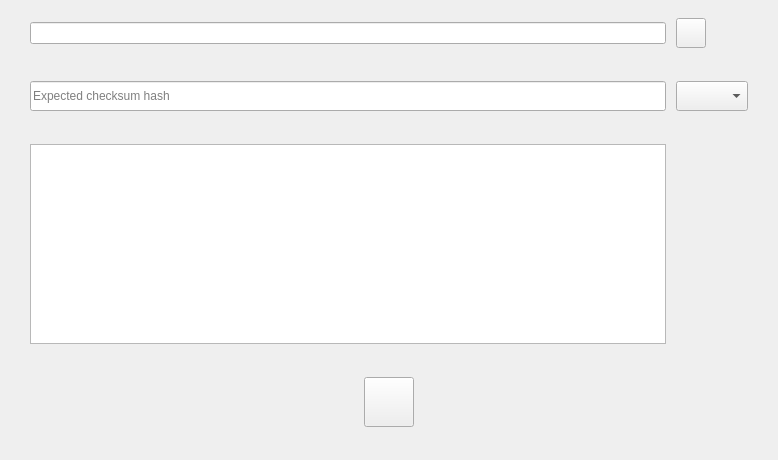
<?xml version="1.0" encoding="UTF-8"?>
<ui version="4.0">
 <class>CheckSumSubPage</class>
 <widget class="QWidget" name="CheckSumSubPage">
  <property name="geometry">
   <rect>
    <x>0</x>
    <y>0</y>
    <width>778</width>
    <height>460</height>
   </rect>
  </property>
  <property name="windowTitle">
   <string>Infected</string>
  </property>
  <layout class="QGridLayout" name="gridLayout">
   <property name="leftMargin">
    <number>30</number>
   </property>
   <property name="topMargin">
    <number>5</number>
   </property>
   <property name="rightMargin">
    <number>30</number>
   </property>
   <property name="bottomMargin">
    <number>20</number>
   </property>
   <property name="horizontalSpacing">
    <number>10</number>
   </property>
   <property name="verticalSpacing">
    <number>20</number>
   </property>
   <item row="0" column="0">
    <widget class="QLineEdit" name="filePath">
     <property name="minimumSize">
      <size>
       <width>0</width>
       <height>0</height>
      </size>
     </property>
     <property name="maximumSize">
      <size>
       <width>16777215</width>
       <height>16777215</height>
      </size>
     </property>
     <property name="readOnly">
      <bool>true</bool>
     </property>
    </widget>
   </item>
   <item row="0" column="1">
    <widget class="QPushButton" name="btnBrowse">
     <property name="enabled">
      <bool>true</bool>
     </property>
     <property name="minimumSize">
      <size>
       <width>30</width>
       <height>30</height>
      </size>
     </property>
     <property name="maximumSize">
      <size>
       <width>30</width>
       <height>30</height>
      </size>
     </property>
     <property name="cursor">
      <cursorShape>PointingHandCursor</cursorShape>
     </property>
     <property name="focusPolicy">
      <enum>Qt::NoFocus</enum>
     </property>
     <property name="toolTip">
      <string>Browse</string>
     </property>
     <property name="accessibleName">
      <string notr="true">primary</string>
     </property>
     <property name="styleSheet">
      <string notr="true"/>
     </property>
     <property name="iconSize">
      <size>
       <width>30</width>
       <height>30</height>
      </size>
     </property>
    </widget>
   </item>
   <item row="1" column="0">
    <widget class="QLineEdit" name="lblExpectedhash">
     <property name="minimumSize">
      <size>
       <width>0</width>
       <height>30</height>
      </size>
     </property>
     <property name="maximumSize">
      <size>
       <width>16777215</width>
       <height>30</height>
      </size>
     </property>
     <property name="placeholderText">
      <string>Expected checksum hash</string>
     </property>
    </widget>
   </item>
   <item row="1" column="1">
    <widget class="QComboBox" name="hashList">
     <property name="minimumSize">
      <size>
       <width>0</width>
       <height>30</height>
      </size>
     </property>
     <property name="maximumSize">
      <size>
       <width>16777215</width>
       <height>30</height>
      </size>
     </property>
    </widget>
   </item>
   <item row="2" column="0">
    <widget class="QTextEdit" name="fileData">
     <property name="minimumSize">
      <size>
       <width>0</width>
       <height>200</height>
      </size>
     </property>
     <property name="maximumSize">
      <size>
       <width>16777215</width>
       <height>200</height>
      </size>
     </property>
     <property name="readOnly">
      <bool>true</bool>
     </property>
    </widget>
   </item>
   <item row="2" column="1">
    <widget class="QLabel" name="checkSumResult">
     <property name="minimumSize">
      <size>
       <width>0</width>
       <height>200</height>
      </size>
     </property>
     <property name="maximumSize">
      <size>
       <width>16777215</width>
       <height>200</height>
      </size>
     </property>
    </widget>
   </item>
   <item row="3" column="0" colspan="2" alignment="Qt::AlignHCenter">
    <widget class="QPushButton" name="btnCheck">
     <property name="sizePolicy">
      <sizepolicy hsizetype="Fixed" vsizetype="Fixed">
       <horstretch>0</horstretch>
       <verstretch>0</verstretch>
      </sizepolicy>
     </property>
     <property name="minimumSize">
      <size>
       <width>50</width>
       <height>50</height>
      </size>
     </property>
     <property name="maximumSize">
      <size>
       <width>50</width>
       <height>50</height>
      </size>
     </property>
     <property name="cursor">
      <cursorShape>PointingHandCursor</cursorShape>
     </property>
     <property name="focusPolicy">
      <enum>Qt::NoFocus</enum>
     </property>
     <property name="styleSheet">
      <string notr="true"/>
     </property>
     <property name="text">
      <string/>
     </property>
    </widget>
   </item>
  </layout>
 </widget>
 <resources/>
 <connections/>
</ui>
